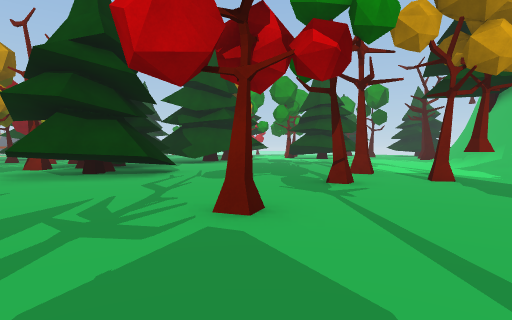
[1] (above)

24 first-person views from a walk through a Unity game level. The camera is 1.3 m above the floor, tilts 2° down and sees 80° across. The floor is counted in squares, 2 m on a side. Each view is taken from the middle of a square. On the plan, view 1 faces up. The plan holds only what a view shows up to about 10 squares ahead; the rest is blank. The place goes on beyond the plan. The player character is not drawn. Some surface patterns are stand-ins.

[2]
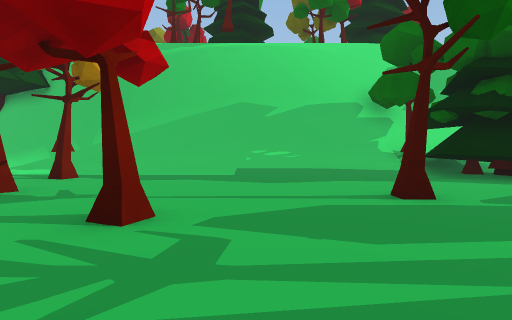

[3]
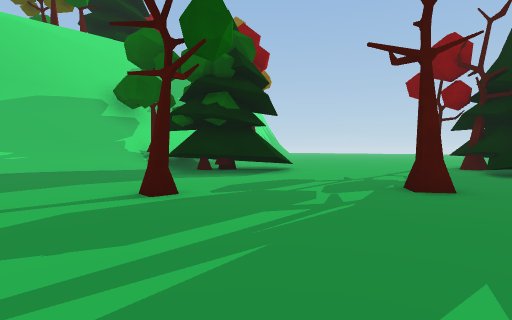

[4]
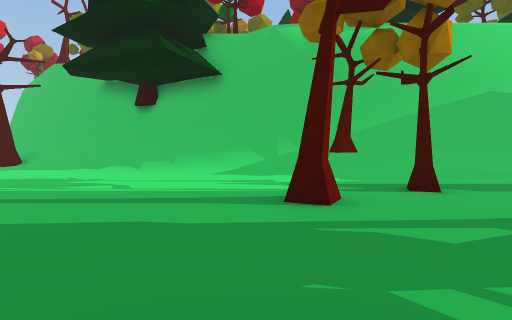

[5]
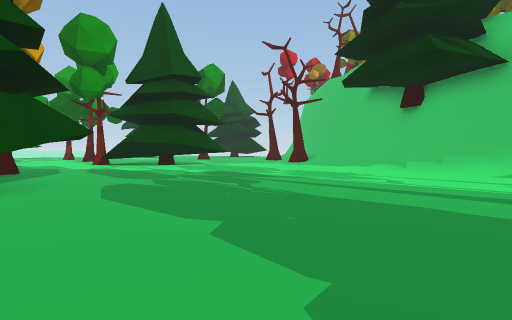

[6]
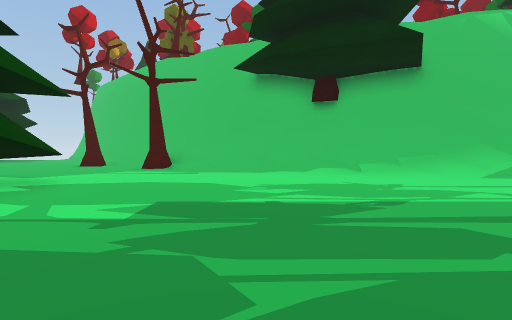

[7]
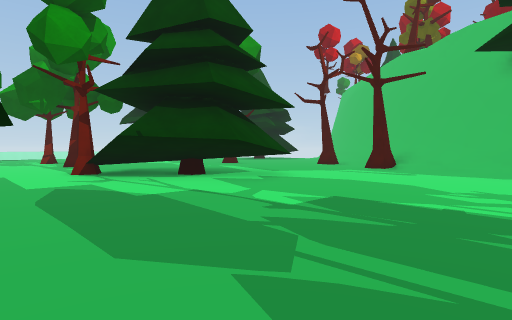

[8]
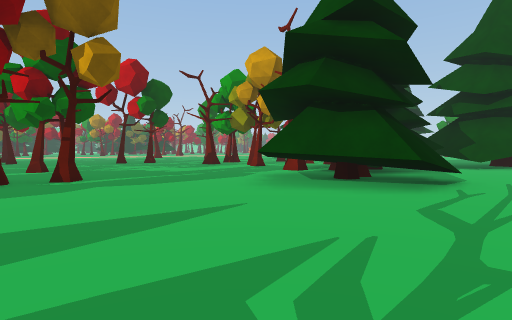

[9]
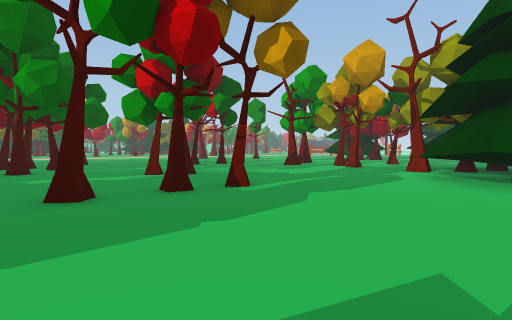

[10]
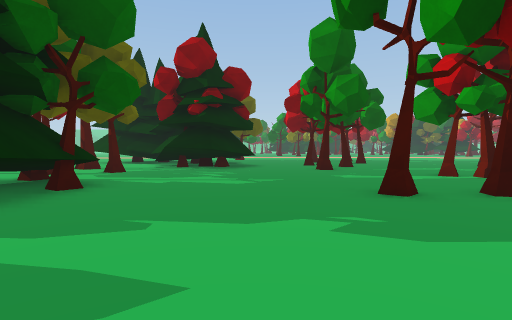

[11]
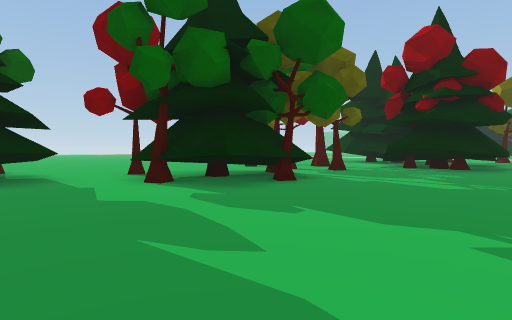

[12]
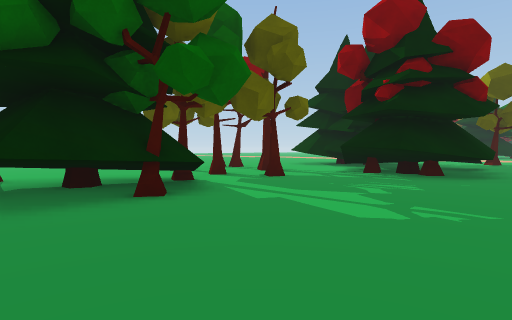

[13]
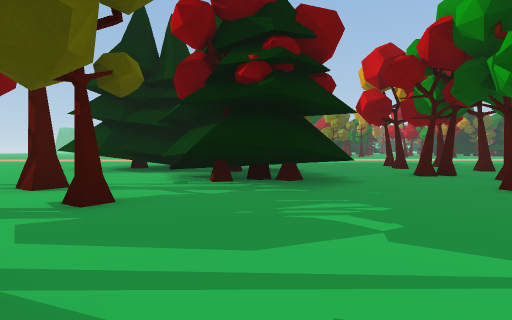

[14]
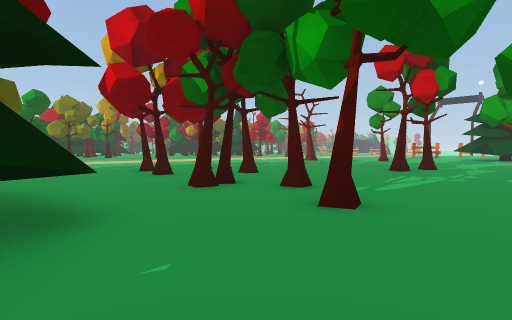

[15]
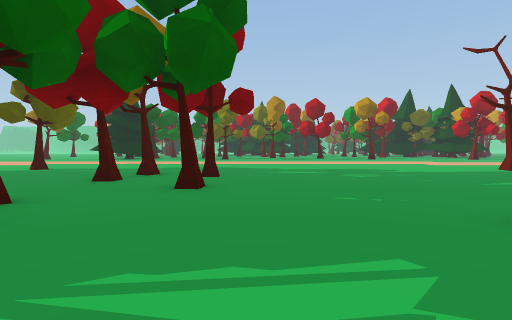

[16]
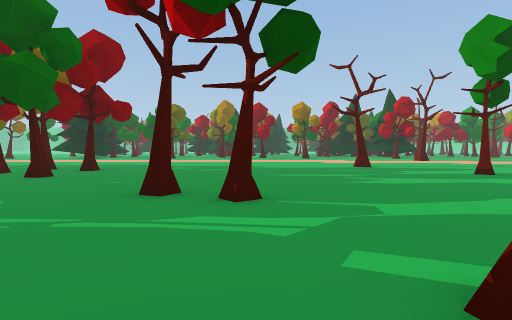

[17]
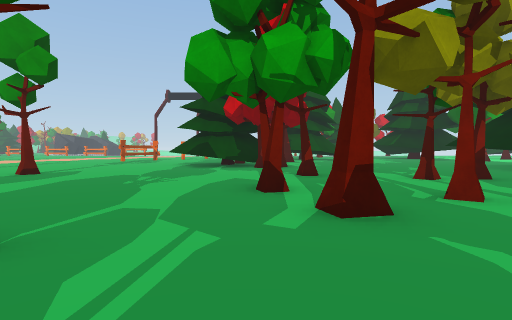

[18]
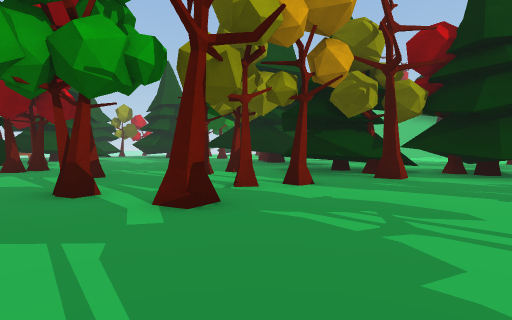

[19]
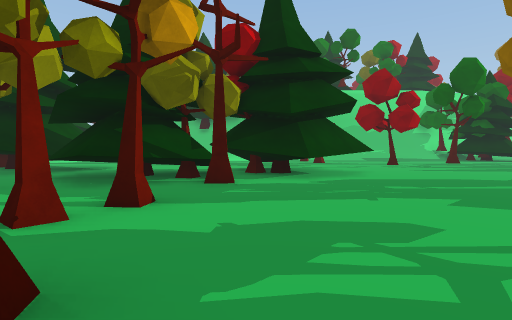

[20]
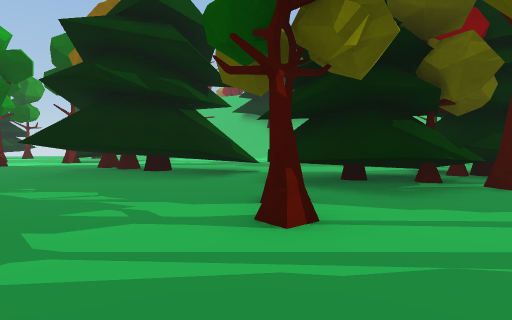

[21]
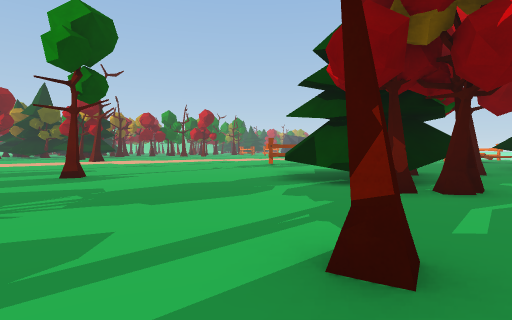

[22]
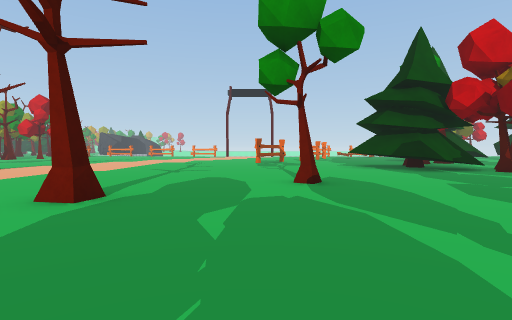

[23]
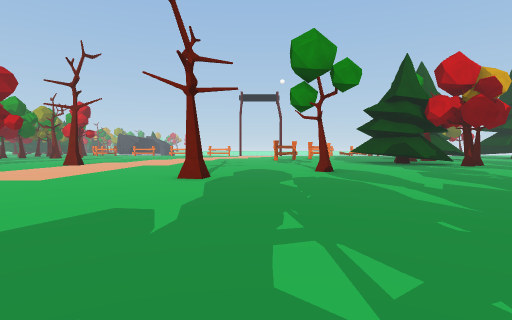

[24]
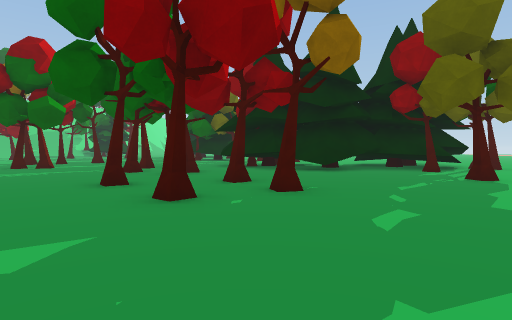

### Floor plan
Key: @ floor where view 1 was taken; # wall or solid block; x gap in a wall; . main floor; : floor 0.25 m higher than the main floor; / step, stairs or slope; = window, fence, low wall or low ledge; ^ raised ledge.
Columns run from 27 left of view 1 to 10 right of it. Each row starts with its distance up from view 1.
 19   .........   ^.          #...  ##.../
 18 ............==##.  ...     ........../
 17 ......................     ........../
 16 ......................###  .........//
 15 ........#......#......#// #........./#
 14 ...................#..x./..........//#
 13 .....#..............^#  .........../##
 12  .............#....^### .........../#
 11   ...............:..###^........../##
 10   .............#....####........../#
  9    .........:........####........./#
  8     .................####.....#../##
  7     .................####.......#/#
  6    ...................#......#.#./#
  5    ............................../#
  4    ....#.#......#..#............./#
  3    ........................#...../#
  2    ...#.#...#..................../#
  1    .......#..#.....#............./#
  0     .......................@#..../#
 -1     .......^^..................../#
 -2     #...// ^#^.................^./#
 -3     ....######................##=##
 -4     ..^#######...^##.... .....^####
 -5     ..#  ##=..#..#  ^... .....#   ^
 -6     .##  #.......##^#..  ......

Positions as (right, up) in squares from view 1, and headings:
1: (0, 0), facing up
2: (-3, 2), facing right
3: (-3, 2), facing down-right
4: (-1, 9), facing right
5: (-2, 9), facing up-right
6: (0, 15), facing right
7: (0, 14), facing up-right
8: (-1, 2), facing up-left
9: (-4, 0), facing up-left
10: (-4, -1), facing left
11: (-4, 0), facing down-left
12: (-7, 0), facing down-left
13: (-9, -3), facing left
14: (-12, -2), facing up-left
15: (-13, 5), facing left
16: (-11, 9), facing left
17: (-13, 7), facing up
18: (-14, 7), facing up-right
19: (-13, 9), facing right
20: (-12, 14), facing right
21: (-11, 13), facing up-left
22: (-20, 9), facing up
23: (-21, 6), facing up
24: (-24, 6), facing down-right
